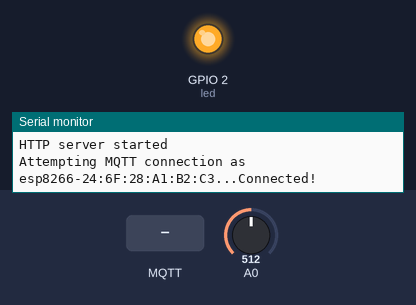
Bench run of a sketch on a simulated ESP8266 (NodeMCU). Shown: output pins drawn as LEDs (lit = HIGH), the last lines printed to the serial monitor. The inputs (shaded band) are chosen by the test bench; at power-on: A0 = 512. WiFi joins after 1.5 s; servers stay silent unless stated; no MQTT or app messages arrive unless stated.

Above: at 1.2 s.
1.3 s: MQTT message "ON" arrives on the first subscribed topic
At 1.7 s:
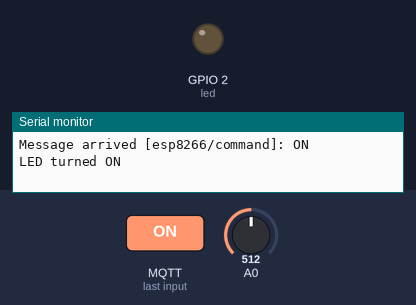
6.5 s: MQTT message "OFF" arrives on the first subscribed topic
At 6.8 s:
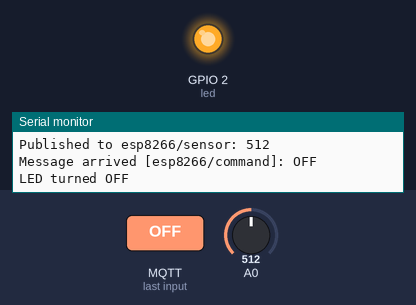
Timing chart, 0 to 9.5 s (numbered marks = the images above; inputs shaded):
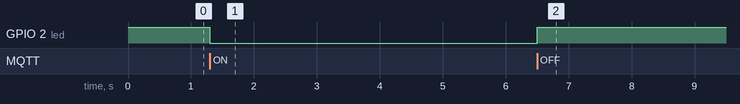

Measured:
- after the input at 1.3 s, GPIO 2 (led): HIGH → LOW at once
- after the input at 6.5 s, GPIO 2 (led): LOW → HIGH at once

The sketch:

esp_networking.ino
```cpp
#include "Config.h"
#include "WIFI.h"
#include "Server.h"
#include "MQTT.h"

unsigned long lastMsgTime = 0;

void setup(void){
  Serial.begin(115200);

  pinMode(led, OUTPUT);
  digitalWrite(led, HIGH);

  WIFI_init(true);
  server_init();
  MQTT_init();

  mqtt_cli.publish("esp8266/state", "ESP8266 started and connected!");
}

void loop(void){
  server.handleClient();

  if (!mqtt_cli.connected()) {
    MQTT_reconnect();
  }
  mqtt_cli.loop();

  unsigned long now = millis();
  if (now - lastMsgTime > 5000) {
    lastMsgTime = now;

    int sensorValue = analogRead(A0);
    String payload = String(sensorValue);

    mqtt_cli.publish("esp8266/sensor", payload.c_str());
    Serial.println("Published to esp8266/sensor: " + payload);
  }
}
```

MQTT.h
```cpp
#include <PubSubClient.h>

PubSubClient mqtt_cli(wifiClient);

void callback(char *topic, byte *payload, unsigned int length) {

    String message;
    for (int i = 0; i < length; i++) {
        message += (char)payload[i];
    }

    Serial.print("Message arrived [");
    Serial.print(topic);
    Serial.print("]: ");
    Serial.println(message);

    if (String(topic) == "esp8266/command") {
        if (message == "ON") {
            digitalWrite(led, LOW);
            Serial.println("LED turned ON");
        }
        else if (message == "OFF") {
            digitalWrite(led, HIGH);
            Serial.println("LED turned OFF");
        }
    }
}

void MQTT_reconnect() {
    while (!mqtt_cli.connected()) {
        String client_id = "esp8266-" + String(WiFi.macAddress());
        Serial.print("Attempting MQTT connection as " + client_id + "...");

        if (mqtt_cli.connect(client_id.c_str())) {
            Serial.println("Connected!");
            mqtt_cli.subscribe("esp8266/command");
        } else {
            Serial.print("failed, rc=");
            Serial.print(mqtt_cli.state());
            Serial.println(" try again in 5 seconds");
            delay(5000);
        }
    }
}

void MQTT_init(){
    mqtt_cli.setServer(mqtt_broker, mqtt_port);
    mqtt_cli.setCallback(callback);
    MQTT_reconnect();
}
```

Server.h
```cpp
#include <ESP8266WebServer.h>

ESP8266WebServer server(80);

void handleRoot() {
  server.send(200,
              "text/html",
              "<form action=\"/LED\" method=\"POST\"><input type=\"submit\" value=\"Toggle LED\"></form>");
}

void handleLED() {
  digitalWrite(led, !digitalRead(led));
  server.sendHeader("Location","/"); // redirection to keep button on the screen
  server.send(303);
}

void handleSENSOR() {
  int data = analogRead(A0);
  //server.sendHeader("Location","/");
  server.send(200, "text/html", String(data));
}

void handleNotFound(){
  server.send(404, "text/plain", "404: Not found");
}

void server_init() {
  server.on("/", HTTP_GET, handleRoot);
  server.on("/LED", HTTP_POST, handleLED);
  server.on("/SENSOR", HTTP_GET, handleSENSOR);
  server.onNotFound(handleNotFound);

  server.begin();
  Serial.println("HTTP server started");
}
```

WIFI.h
```cpp
#include <ESP8266WiFi.h>
#include <WiFiClient.h>
#include <ESP8266WiFiMulti.h>

ESP8266WiFiMulti wifiMulti;
WiFiClient wifiClient;

String ip = "(IP unset)";

String id(){
  uint8_t mac[WL_MAC_ADDR_LENGTH];
  WiFi.softAPmacAddress(mac);
  String macID = String(mac[WL_MAC_ADDR_LENGTH - 2], HEX) + String(mac[WL_MAC_ADDR_LENGTH - 1], HEX);
  macID.toUpperCase();
  return macID;
}

bool StartAPMode() {
  IPAddress apIP(192, 168, 4, 1);
  WiFi.disconnect();
  WiFi.mode(WIFI_AP);
  WiFi.softAPConfig(apIP, apIP, IPAddress(255, 255, 255, 0));
  WiFi.softAP((ssidAP + " " + id()).c_str(), passwordAP.c_str());
  Serial.println("");
  Serial.println("WiFi up in AP mode with name: "+ ssidAP + " " + id());
  return true;
}

void StartCLIMode() {
  wifiMulti.addAP(ssidCLI, passwordCLI);
  //it is possible to add more networks to connect
  while(wifiMulti.run() != WL_CONNECTED) {

  }
}

void WIFI_init(bool mode_ap) {
    if (mode_ap) {
      StartAPMode();
      ip = WiFi.softAPIP().toString();
    } else {
      StartCLIMode();
      ip = WiFi.localIP().toString();
    }
    Serial.println("IP address: ");
    Serial.println(ip);
}
```

Config.h
```cpp
String ssidAP = "ESP_WIFI"; // имя контроллера и точки доступа
String passwordAP = "ESP8266123"; // пароль точки доступа

//char* ssidCLI = "YOUR_SSID"; // имя контроллера и точки доступа
//char* passwordCLI = "YOUR_PASS"; // пароль точки доступа

char* ssidCLI = "";
char* passwordCLI = "";

char* mqtt_broker = "broker.emqx.io";

const int mqtt_port = 1883;

const int led = 2;
```
